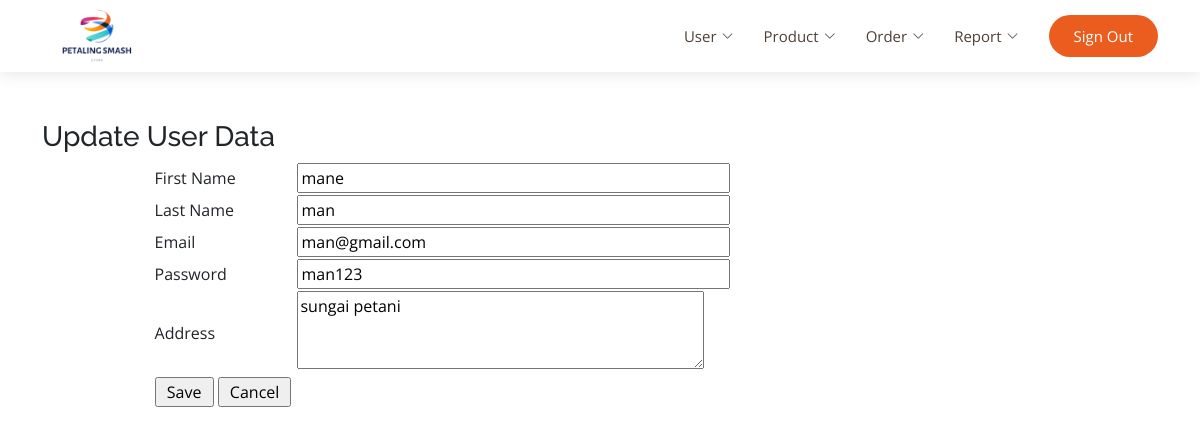
/admin/update_user.php?user_id=23, run on the app's committed database.
### tables this page shows
CREATE TABLE `user` (
  `user_id` int(11) NOT NULL,
  `first_name` varchar(200) NOT NULL,
  `last_name` varchar(200) NOT NULL,
  `email` varchar(200) NOT NULL,
  `password` varchar(200) NOT NULL,
  `address` varchar(200) NOT NULL,
  `level_id` int(11) NOT NULL,
  `membership` varchar(200) NOT NULL
);

### admin/update_user.php (the view, shortened to what this page needs)
<?php
include('../db.php');
		$user_id = $_GET['user_id'];
?>
    <!DOCTYPE html>
<html lang="en">
<head>
  <link href="../assets/vendor/aos/aos.css" rel="stylesheet">
  <link href="../assets/vendor/bootstrap/css/bootstrap.min.css" rel="stylesheet">
  <link href="../assets/vendor/bootstrap-icons/bootstrap-icons.css" rel="stylesheet">
  <link href="../assets/vendor/boxicons/css/boxicons.min.css" rel="stylesheet">
  <link href="../assets/vendor/glightbox/css/glightbox.min.css" rel="stylesheet">
  <link href="../assets/vendor/swiper/swiper-bundle.min.css" rel="stylesheet">
  <link href="../assets/css/style.css" rel="stylesheet">
</head>
<body>
  <header id="header" class="fixed-top d-flex align-items-center">
    <div class="container d-flex align-items-center justify-content-between">
    <div class="logo">
<a href="admin.php"><img src="../images/logo2.png" alt="Logo" class="img-fluid"></a>
</div>
      <nav id="navbar" class="navbar">
        <ul>
          <li class="dropdown"><a href="#"><span>User</span> <i class="bi bi-chevron-down"></i></a>
          </li>
          <li class="dropdown"><a href="#"><span>Product</span> <i class="bi bi-chevron-down"></i></a>
          </li>
          <li class="dropdown"><a href="#"><span>Order</span> <i class="bi bi-chevron-down"></i></a>
          </li>
          <li class="dropdown"><a href="#"><span>Report</span> <i class="bi bi-chevron-down"></i></a>
          </li>
          <li><a class="getstarted scrollto" href="../login/logout.php">Sign Out</a></li>
        </ul>
      </nav>
    </div>
  </header>
  <br><Br><Br><Br><Br>
<div class="container">
<h3>Update User Data</h3>
<?php
	$query = "SELECT * FROM user WHERE user_id='$user_id'";
	$result = mysqli_query($db, $query) or die ("Error: ".mysqli_error($db));
	$row = mysqli_fetch_array($result);
  ?>
<fieldset>
<form name="edit_user" method="post" action="db_update_user.php" enctype="multipart/form-data">
    <table width="80%" border="0" align="center">
      <tr>
        <td width="16%">First Name</td>
        <td width="84%"><input type="text" name="first_name" size="50" value="<?php echo  (strtolower($row['first_name'])); ?>" /></td>
      </tr>
      <tr>
        <td width="16%">Last Name</td>
        <td width="84%"><input type="text" name="last_name" size="50" value="<?php echo  (strtolower($row['last_name'])); ?>" /></td>
      </tr>
	  <tr>
        <td width="16%">Email</td>
        <td><input type="text" name="email" size="50" value="<?php echo $row['email']; ?>" readonly/></td>
      </tr>
      <tr>
        <td width="16%">Password</td>
        <td><input type="text" name="password" size="50" value="<?php echo $row['password']; ?>" /></td>
      </tr>
      <tr>
        <td width="16%">Address</td>
        <td><textarea name="address" cols="47" rows="3"><?php echo  (strtolower($row['address'])); ?></textarea></td>
      </tr>
      <tr>
        <td colspan="2"><input type="submit" name="submit" value=" Save " />
        <input type="button" name="cancel" value=" Cancel " onclick="location.href='updateuser.php'" /></td>
      </tr>
    </table>
</form>
</fieldset>
</div>
</body>
</html>

### assets/css/style.css (style rules this page uses)
body { font-family: "Open Sans", sans-serif; color: #212529; }
a { color: #eb5d1e; text-decoration: none; }
h1, h2, h3, h4, h5, h6, .font-primary { font-family: "Raleway", sans-serif; }
#header { height: 72px; transition: all 0.5s; z-index: 997; transition: all 0.5s; background: #fff; box-shadow: 0px 2px 15px rgba(0, 0, 0, 0.1); }
#header .logo img { padding: 0; margin: 0; max-height: 110px; }
.navbar { padding: 0; }
.navbar ul { margin: 0; padding: 0; display: flex; list-style: none; align-items: center; }
.navbar li { position: relative; }
.navbar a, .navbar a:focus { display: flex; align-items: center; justify-content: space-between; padding: 10px 0 10px 30px; font-size: 15px; color: #4e4039; white-space: nowrap; transition: 0.3s; }
.navbar a i, .navbar a:focus i { font-size: 12px; line-height: 0; margin-left: 5px; }
.navbar .getstarted, .navbar .getstarted:focus { background: #eb5d1e; color: #fff; padding: 10px 25px; margin-left: 30px; border-radius: 50px; }

### data on the page
user: first_name "mane", last_name "man", email "man@gmail.com", password "man123", address "sungai petani"
